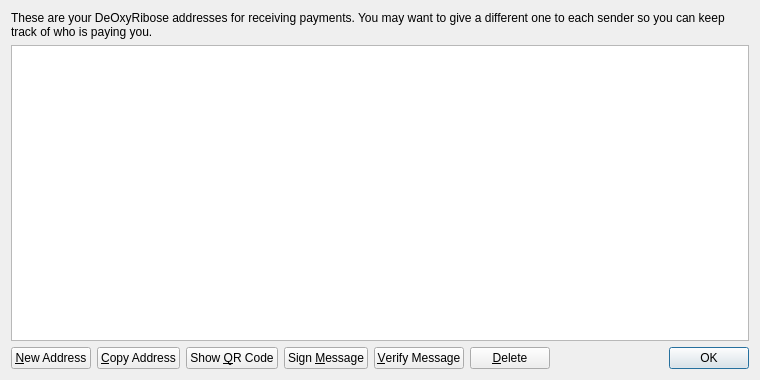
<?xml version="1.0" encoding="UTF-8"?>
<ui version="4.0">
 <class>AddressBookPage</class>
 <widget class="QWidget" name="AddressBookPage">
  <property name="geometry">
   <rect>
    <x>0</x>
    <y>0</y>
    <width>760</width>
    <height>380</height>
   </rect>
  </property>
  <property name="windowTitle">
   <string>Address Book</string>
  </property>
  <layout class="QVBoxLayout" name="verticalLayout">
   <item>
    <widget class="QLabel" name="labelExplanation">
     <property name="text">
      <string>These are your DeOxyRibose addresses for receiving payments. You may want to give a different one to each sender so you can keep track of who is paying you.</string>
     </property>
     <property name="textFormat">
      <enum>Qt::PlainText</enum>
     </property>
     <property name="wordWrap">
      <bool>true</bool>
     </property>
    </widget>
   </item>
   <item>
    <widget class="QTableView" name="tableView">
     <property name="contextMenuPolicy">
      <enum>Qt::CustomContextMenu</enum>
     </property>
     <property name="toolTip">
      <string>Double-click to edit address or label</string>
     </property>
     <property name="tabKeyNavigation">
      <bool>false</bool>
     </property>
     <property name="alternatingRowColors">
      <bool>true</bool>
     </property>
     <property name="selectionMode">
      <enum>QAbstractItemView::SingleSelection</enum>
     </property>
     <property name="selectionBehavior">
      <enum>QAbstractItemView::SelectRows</enum>
     </property>
     <property name="sortingEnabled">
      <bool>true</bool>
     </property>
     <attribute name="verticalHeaderVisible">
      <bool>false</bool>
     </attribute>
    </widget>
   </item>
   <item>
    <layout class="QHBoxLayout" name="horizontalLayout">
     <item>
      <widget class="QPushButton" name="newAddressButton">
       <property name="toolTip">
        <string>Create a new address</string>
       </property>
       <property name="text">
        <string>&amp;New Address</string>
       </property>
       <property name="icon">
        <iconset resource="../xna.qrc">
         <normaloff>:/icons/add</normaloff>:/icons/add</iconset>
       </property>
      </widget>
     </item>
     <item>
      <widget class="QPushButton" name="copyToClipboard">
       <property name="toolTip">
        <string>Copy the currently selected address to the system clipboard</string>
       </property>
       <property name="text">
        <string>&amp;Copy Address</string>
       </property>
       <property name="icon">
        <iconset resource="../xna.qrc">
         <normaloff>:/icons/editcopy</normaloff>:/icons/editcopy</iconset>
       </property>
      </widget>
     </item>
     <item>
      <widget class="QPushButton" name="showQRCode">
       <property name="text">
        <string>Show &amp;QR Code</string>
       </property>
       <property name="icon">
        <iconset resource="../xna.qrc">
         <normaloff>:/icons/qrcode</normaloff>:/icons/qrcode</iconset>
       </property>
      </widget>
     </item>
     <item>
      <widget class="QPushButton" name="signMessage">
       <property name="toolTip">
        <string>Sign a message to prove you own a DeOxyRibose address</string>
       </property>
       <property name="text">
        <string>Sign &amp;Message</string>
       </property>
       <property name="icon">
        <iconset resource="../xna.qrc">
         <normaloff>:/icons/edit</normaloff>:/icons/edit</iconset>
       </property>
      </widget>
     </item>
     <item>
      <widget class="QPushButton" name="verifyMessage">
       <property name="toolTip">
        <string>Verify a message to ensure it was signed with a specified DeOxyRibose address</string>
       </property>
       <property name="text">
        <string>&amp;Verify Message</string>
       </property>
       <property name="icon">
        <iconset resource="../xna.qrc">
         <normaloff>:/icons/verify</normaloff>:/icons/verify</iconset>
       </property>
      </widget>
     </item>
     <item>
      <widget class="QPushButton" name="deleteButton">
       <property name="toolTip">
        <string>Delete the currently selected address from the list</string>
       </property>
       <property name="text">
        <string>&amp;Delete</string>
       </property>
       <property name="icon">
        <iconset resource="../xna.qrc">
         <normaloff>:/icons/remove</normaloff>:/icons/remove</iconset>
       </property>
      </widget>
     </item>
     <item>
      <spacer name="horizontalSpacer">
       <property name="orientation">
        <enum>Qt::Horizontal</enum>
       </property>
       <property name="sizeHint" stdset="0">
        <size>
         <width>40</width>
         <height>20</height>
        </size>
       </property>
      </spacer>
     </item>
     <item>
      <widget class="QDialogButtonBox" name="buttonBox">
       <property name="sizePolicy">
        <sizepolicy hsizetype="Maximum" vsizetype="Fixed">
         <horstretch>0</horstretch>
         <verstretch>0</verstretch>
        </sizepolicy>
       </property>
       <property name="standardButtons">
        <set>QDialogButtonBox::Ok</set>
       </property>
      </widget>
     </item>
    </layout>
   </item>
  </layout>
 </widget>
 <resources>
  <include location="../xna.qrc"/>
 </resources>
 <connections/>
</ui>
